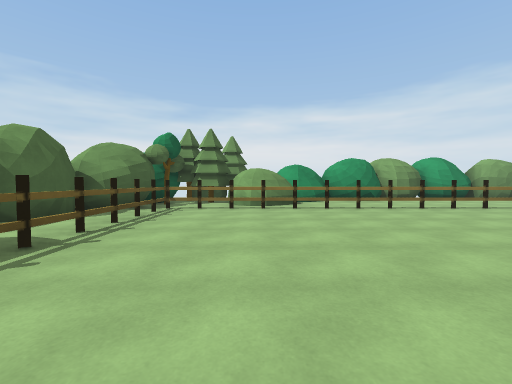
view 1 (above)

24 first-person views from a walk through a Unity game level. The camera is 1.3 m above the floor, tilts 2° down and sees 90° across. The floor is counted in squares, 2 m on a side. Each view is taken from the middle of a square. On the plan, view 1 faces up. The plan holds only what a view shows up to about 9 squares ahead; the rest is blank. The player is left out.

view 2
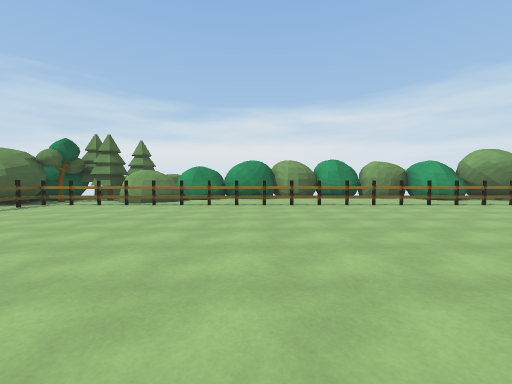

view 3
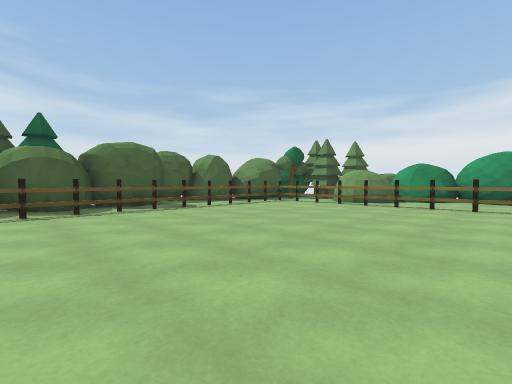

view 4
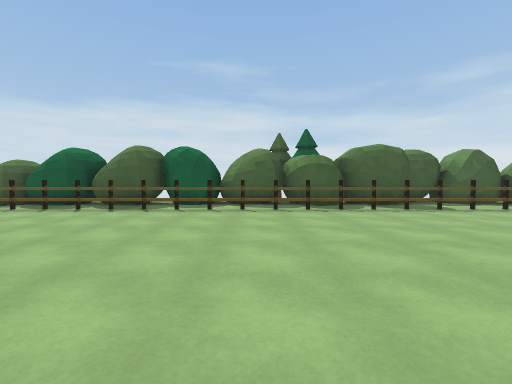

view 5
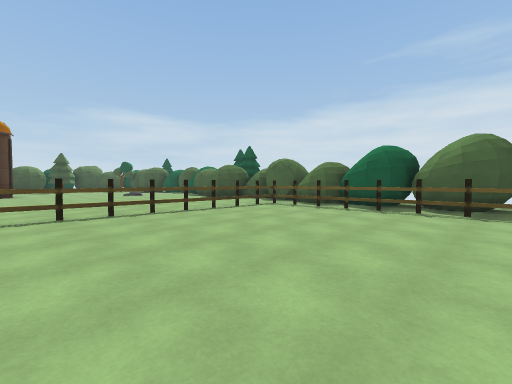

view 6
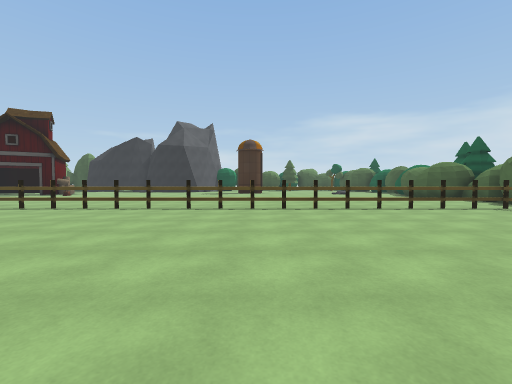

view 7
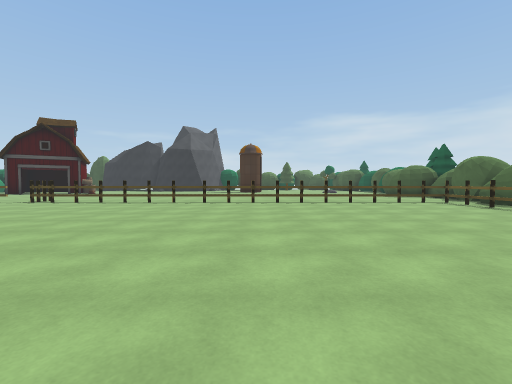

view 8
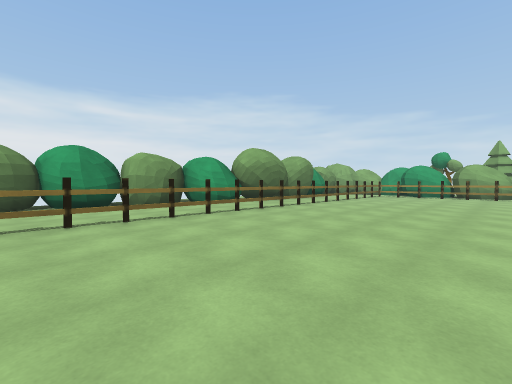

view 9
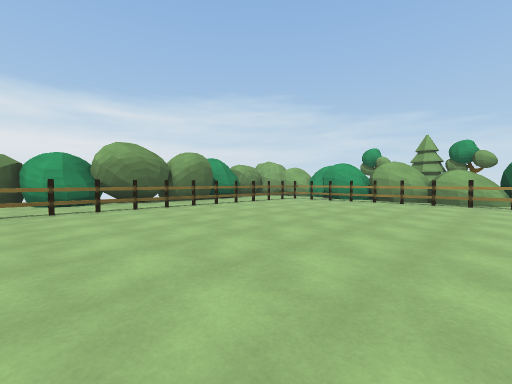

view 10
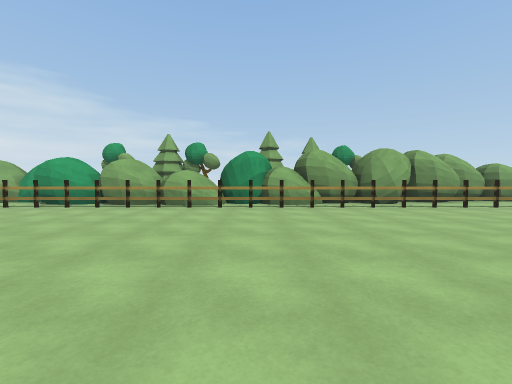

view 11
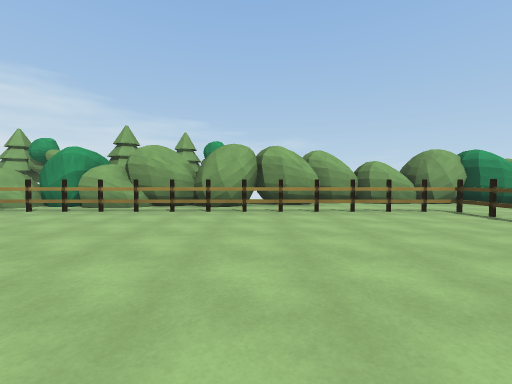

view 12
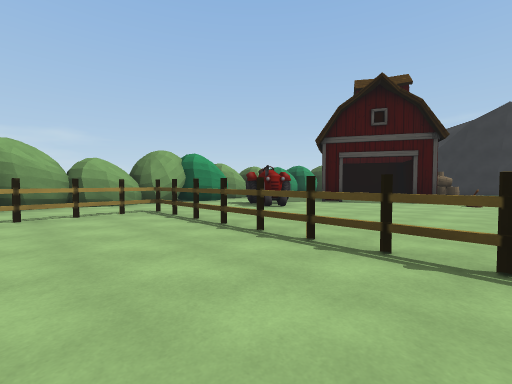

view 13
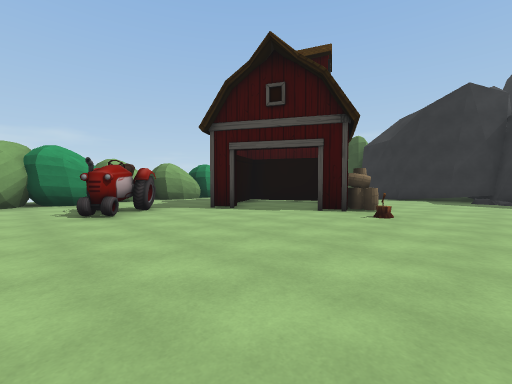

view 14
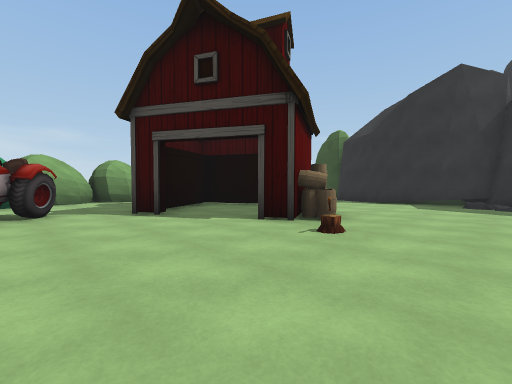

view 15
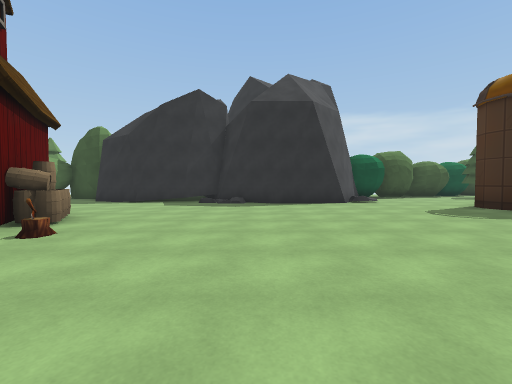

view 16
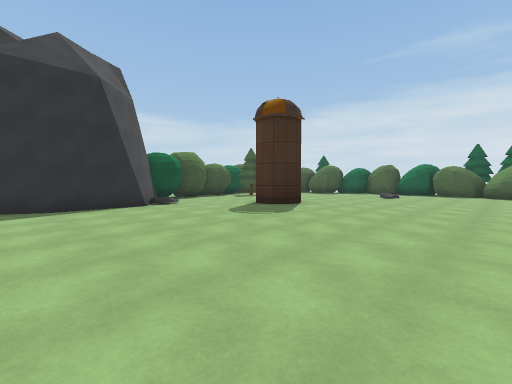

view 17
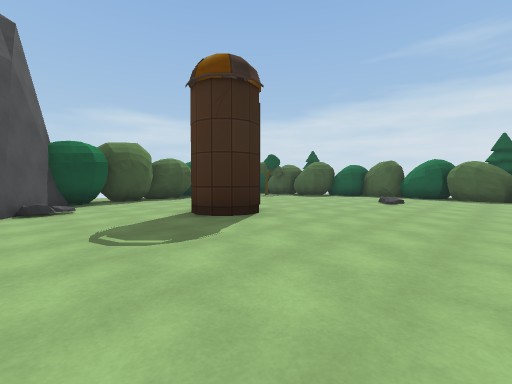

view 18
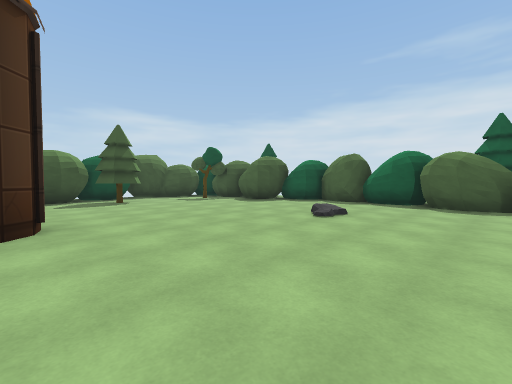

view 19
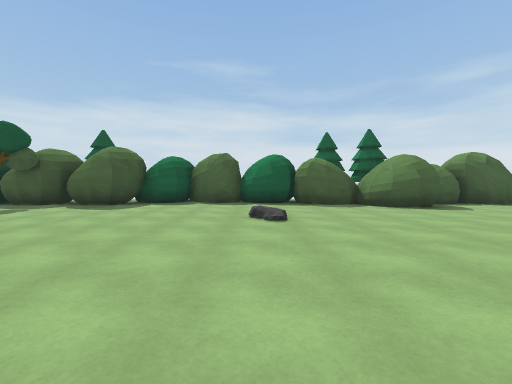

view 20
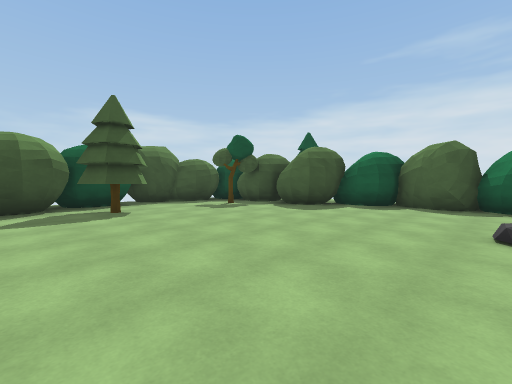

view 21
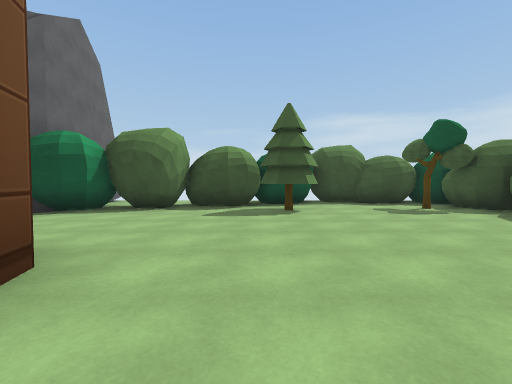

view 22
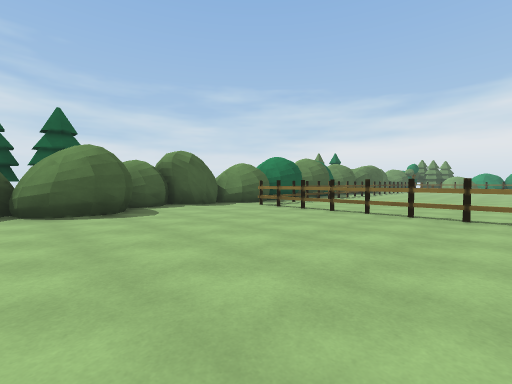

view 23
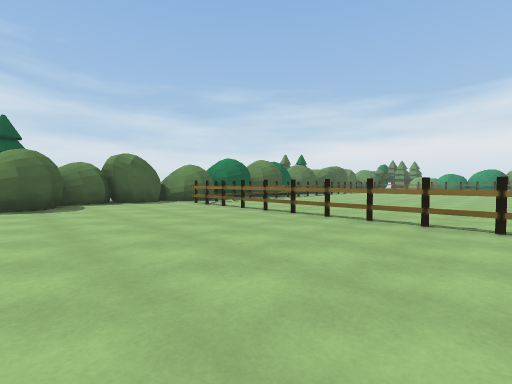

view 24
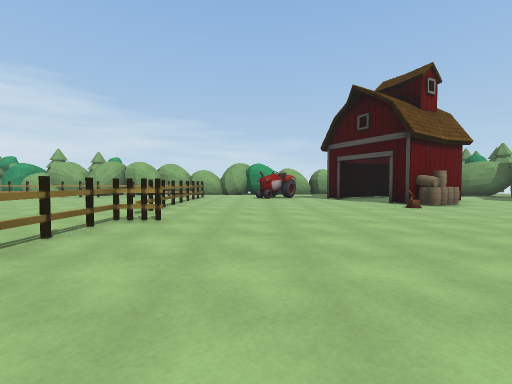

### Floor plan
Key: @ floor where view 1 was taken; # wall or solid block; . main floor; : floor 0.5 m higher than the main floor; T thing the floor can be seen under or through; F fence; S stump; B barrel; R tree.
Columns run from 5 left of view 1 to 22 right of it. Each row starts with its distance up from view 1.
  9        ###    ##
  8       # ....... #
  7    ####TTTTTTTTT######
  6    #..................  #
  5    #....................#
  4    #....................#
  3    #....................#
  2   ##....................#
  1   ##........   .........#
  0   #..@.....    .........#
 -1   ##......       .......#
 -2   ##......        ......#
 -3    #.......        .....#
 -4   ##........        ....##
 -5   #..........      .....T##
 -6   #...........    ......T.#
 -7   #............   ......T.#
 -8   #............. .......T.#
 -9  ##.....................T.#
-10  ###....................T.#
-11  #..TTTTTTTTTTTTF.###TTT..#
-12  #........................#
-13  #.....................#..##
-14  ##........  ..........##.##
-15  ##........................#
-16  #.....................#...#
-17  #.................S...##..#
-18 ##..................#...#
-19 #...:...............B ###
-20 #........##..........##
-21 #........##...........
-22 ##.....................
-23 ###......... #########.
-24  ##.........##   ##
-25  ##...R...###
-26  #.R...#####
-27  ###..##
-28   #####

Positions as (right, up) in squares from view 1, and headings:
1: (0, 0), facing up
2: (4, -1), facing up
3: (4, -1), facing up-left
4: (4, -2), facing left
5: (4, -5), facing down-left
6: (4, -4), facing down
7: (4, -2), facing down
8: (6, 2), facing up-right
9: (10, 0), facing up-right
10: (12, -1), facing right
11: (13, -6), facing right
12: (13, -8), facing down-right
13: (12, -12), facing down-right
14: (12, -14), facing down-right
15: (11, -14), facing down
16: (11, -15), facing down-left
17: (8, -16), facing down-left
18: (4, -16), facing down-left
19: (4, -19), facing left
20: (3, -19), facing down-left
21: (2, -19), facing down
22: (3, -16), facing up-left
23: (5, -15), facing up-left
24: (7, -13), facing right
